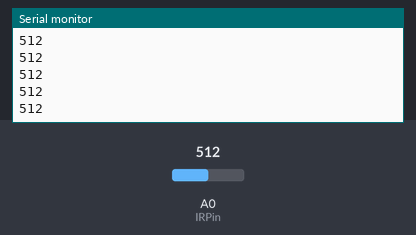
Bench run of a sketch on a simulated Arduino Uno, built with avr-gcc and run on an emulated ATmega328P. Shown: the last lines printed to the serial monitor. The inputs (shaded band) are chosen by the test bench; at power-on: A0 (IRPin) = 512.

Above: at 2.2 s.
2.3 s: A0 (IRPin) set to 716
At 3.1 s:
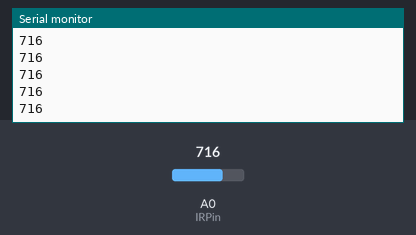
3.8 s: A0 (IRPin) set to 900
At 4.7 s:
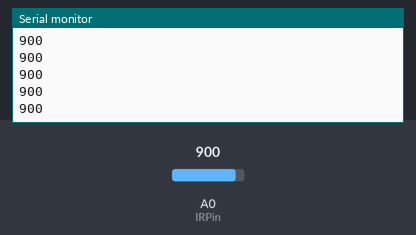
Timing chart, 0 to 6.8 s (numbered marks = the images above; inputs shaded):
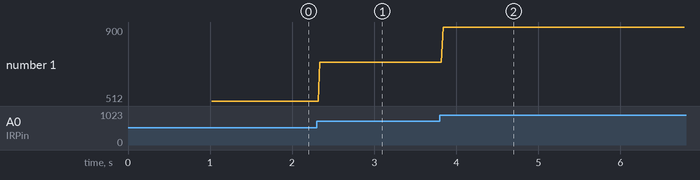

Measured:
- after the input at 2.3 s, the serial monitor: prints a new line at once (image 1)
- after the input at 3.8 s, the serial monitor: prints a new line at once (image 2)
- plotted number 1: 512 → 716 after the input at 2.3 s, 716 → 900 after the input at 3.8 s

The sketch:

_00116_IR.ino
```cpp
// --------------------------------------------------------------------------- IR SENSOR
int IRPin = A0;
int IRValue;

// --------------------------------------------------------------------------- SETUP

void setup()
{
  Serial.begin(9600);
  delay(1000);
}

void loop()
{
  ReadIR();
}
```

ReadIR.ino
```cpp
// --------------------------------------------------------------------------- INFRA RED SENSOR
void ReadIR()
{
  IRValue = analogRead(IRPin);
  delay(20);

  Serial.println(IRValue);

}
```
